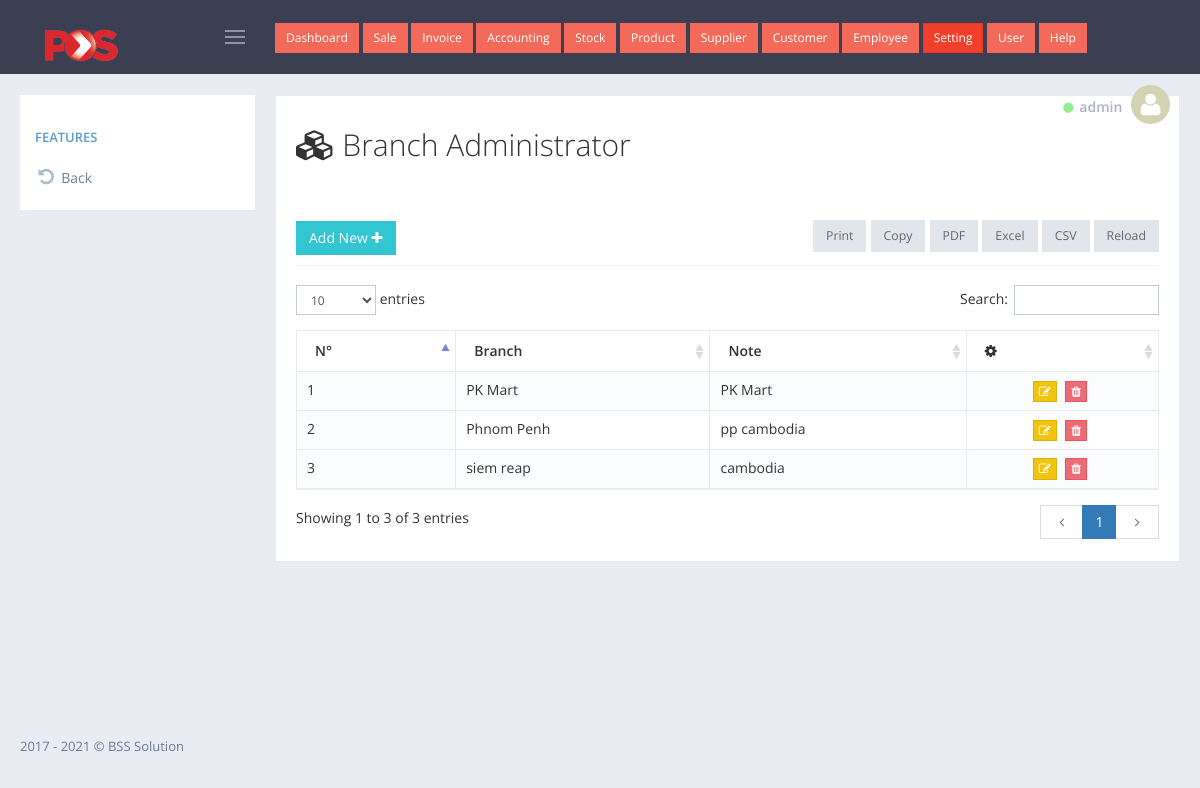
Screenshot of /admin/setting_branch/index.php (signed in) with the database file from the repository.
### tables this page shows
CREATE TABLE `tbl_pos_invoice` (
  `transaction_id` int(6) UNSIGNED ZEROFILL NOT NULL,
  `inv_no` int(200) NOT NULL,
  `cashier_name` varchar(100) NOT NULL,
  `user_id` int(11) NOT NULL,
  `cus` int(11) NOT NULL,
  `date_sell` date NOT NULL,
  `amount` decimal(10,2) NOT NULL,
  `vat` decimal(10,2) NOT NULL,
  `pay_dollar` decimal(10,2) NOT NULL,
  `pay_riel` varchar(111) NOT NULL
);

CREATE TABLE `tbl_pos_branch` (
  `bra_id` int(11) NOT NULL,
  `bra_name` varchar(255) NOT NULL,
  `bra_note` text NOT NULL
);

### admin/setting_branch/index.php (the view, shortened to what this page needs)
<?php
    include_once '../../config/database.php';
    include_once '../layout/header.php';
?>
<div class="portlet light bordered">
    <div class="row">
        <div class="col-xs-12">
            <h2><i class="fa fa-cubes fa-fw"></i> Branch Administrator</h2>
        </div>
    </div>
    <br>
    <br>
    <div class="portlet-title">
        <div class="caption font-dark">
            <a  data-toggle="modal" data-target="#myModal" id="sample_editable_1_new" class="btn green"> Add New
                <i class="fa fa-plus"></i>
            </a>
        </div>
    </div>
    <div class="portlet-body">
        <div id="sample_1_wrapper" class="dataTables_wrapper">
            <table class="table table-striped table-bordered table-hover dataTable dtr-inline " id="sample_2" role="grid" aria-describedby="sample_1_info" style="width: 1180px;">
               <thead>
                    <tr>
                        <th>N&deg;</th>
                        <th>Branch</th>
                        <th>Note</th>
                       <th><i class="fa fa-cog" aria-hidden="true"></i></th>
                    </tr>
                </thead>
                <tbody>
                    <?php
                        $i = 0;
                        $get_data = $connect->query("SELECT * FROM tbl_pos_branch");
                        while ($row = mysqli_fetch_object($get_data)) {
                            echo '<tr>';
                                echo '<td>'.(++$i).'</td>';
                                echo '<td>'.$row->bra_name.'</td>';
                                echo '<td>'.$row->bra_note.'</td>';
                                echo '<td class="text-center">';
                                    echo '<a href="edit.php?edit_id='.$row->bra_id.'" class="btn btn-xs btn-warning" title="edit"><i class="fa fa-edit"></i></a> ';
                                    echo '<a href="index.php?del_id='.$row->bra_id.'" onclick="return confirm(\'Are you sure to delete this?\')" class="btn btn-xs btn-danger" title="delete"><i class="fa fa-trash"></i></a> ';
                                echo '</td>';
                            echo '</tr>';
                        }
                    ?>
                </tbody>
            </table>
        </div>
    </div>
</div>
<?php include_once '../layout/footer.php' ?>

### admin/layout/header.php (shortened to what this page needs)
<!DOCTYPE html>
<html lang="en">
    <head>
        <link href="../../assets/global/plugins/font-awesome/css/font-awesome.min.css" rel="stylesheet" type="text/css" />
        <link href="../../assets/global/plugins/simple-line-icons/simple-line-icons.min.css" rel="stylesheet" type="text/css" />
        <link href="../../assets/global/plugins/bootstrap/css/bootstrap.min.css" rel="stylesheet" type="text/css" />
        <link href="../../assets/global/plugins/bootstrap-switch/css/bootstrap-switch.min.css" rel="stylesheet" type="text/css" />
        <link href="../../assets/global/plugins/datatables/datatables.min.css" rel="stylesheet" type="text/css" />
        <link href="../../assets/global/plugins/datatables/plugins/bootstrap/datatables.bootstrap.css" rel="stylesheet" type="text/css" />
        <link href="../../assets/global/plugins/bootstrap-datepicker/css/bootstrap-datepicker3.min.css" rel="stylesheet" type="text/css" />
        <link href="../../assets/global/css/components.min.css" rel="stylesheet" id="style_components" type="text/css" />
        <link href="../../assets/global/css/plugins.min.css" rel="stylesheet" type="text/css" />
        <link href="../../assets/layouts/layout4/css/layout.min.css" rel="stylesheet" type="text/css" />
        <link href="../../assets/layouts/layout4/css/themes/default.min.css" rel="stylesheet" type="text/css" id="style_color" />
        <link href="../../assets/layouts/layout4/css/custom.min.css" rel="stylesheet" type="text/css" />
    </head>
    <body class="page-container-bg-solid page-header-fixed page-sidebar-closed-hide-logo">
        <div class="page-header navbar navbar-fixed-top">
            <div class="page-header-inner ">
                <div class="page-logo">
                    <a href="../../index.php">
                        <img src="../../img/img_logo/Pos_Malaysia_Logo.png" width="100px" alt="logo" class="logo-default" />
                    </a>
                    <div class="menu-toggler sidebar-toggler">
                    </div>
                </div>
                <?php include_once('top_navigation.php') ?>
                <div class="page-top">
                    <div class="top-menu">
                        <ul class="nav navbar-nav pull-right">
                            <li class="dropdown dropdown-user dropdown-dark">
                                <a href="javascript:;" class="dropdown-toggle" data-toggle="dropdown" data-hover="dropdown" data-close-others="true">
                                    <small><i class="fa fa-circle" style="color: lightgreen;"></i></small>
                                    <span class="username username-hide-on-mobile"> <?= @$_SESSION['user']->username ?> </span>
                                    <img alt="" class="img-circle" src="../../img/img_user/blank.png" /> </a>
                            </li>
                        </ul>
                    </div>
                </div>
            </div>
        </div>
        <div class="page-container">
            <div class="page-content-wrapper">
                <div class="page-content" style="transform: translate(0px,-10px);">

### rows the page displays
tbl_pos_invoice: cashier_name "admin"
tbl_pos_branch: bra_name "PK Mart", bra_note "PK Mart"
tbl_pos_branch: bra_name "Phnom Penh", bra_note "pp cambodia"
tbl_pos_branch: bra_name "siem reap", bra_note "cambodia"
